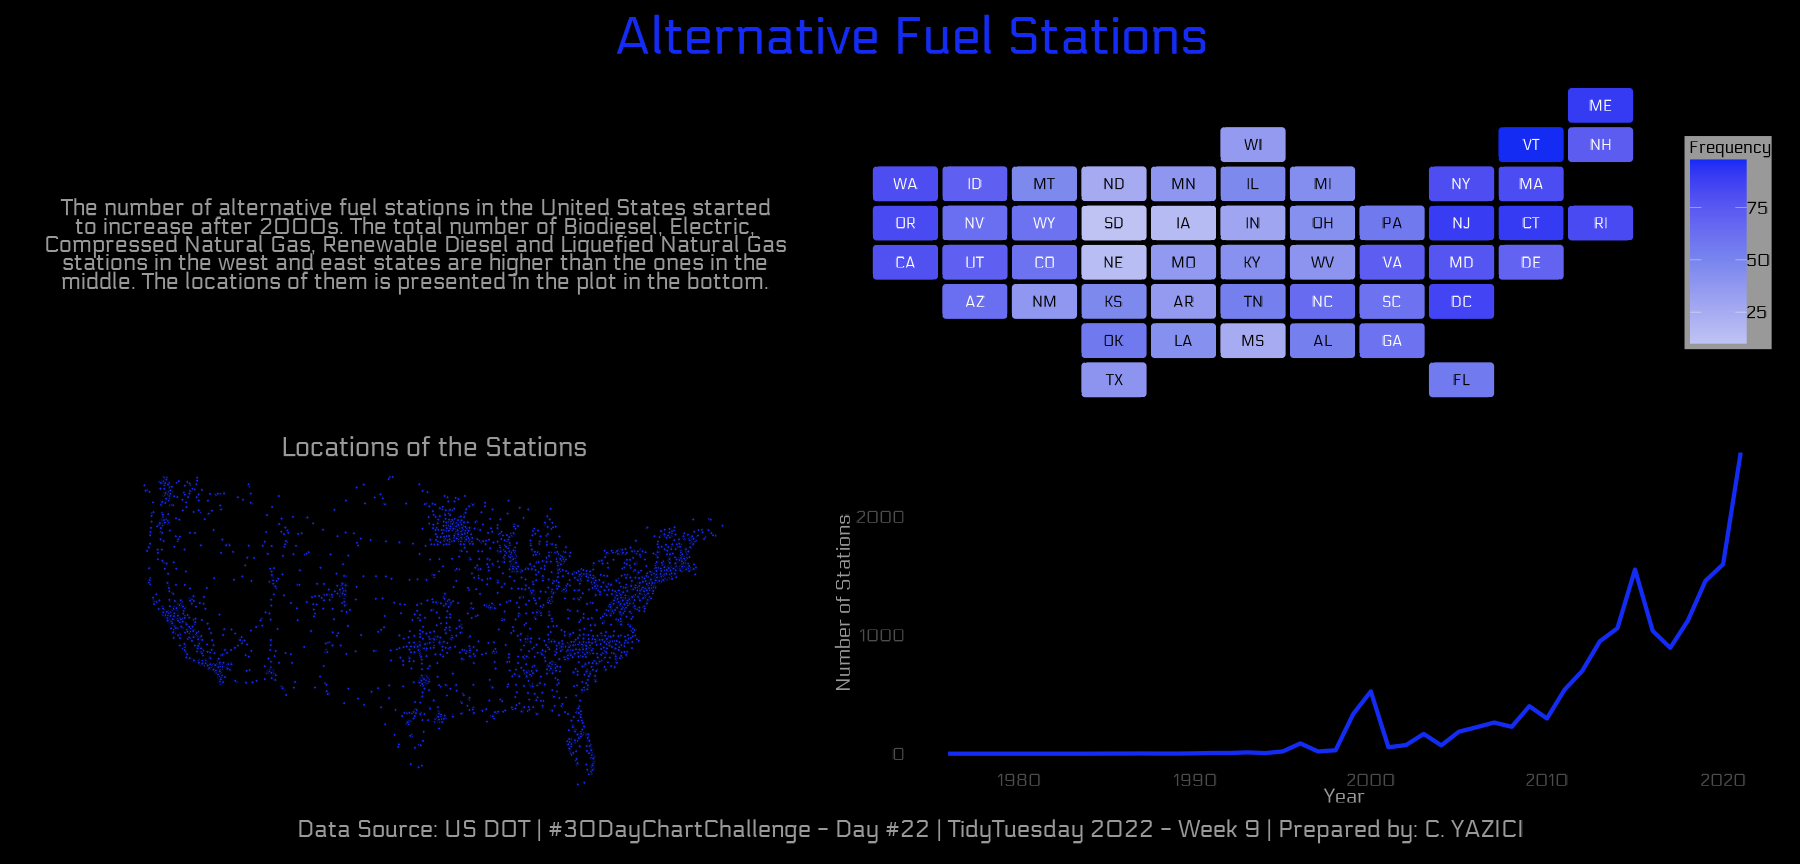

This figure's R source:
library(janitor)
library(statebins)
library(lubridate)
library(scales)
library(showtext)
library(rnaturalearth)
library(rnaturalearthdata)
library(cowplot)

# Font in the Plot

font_add_google('Electrolize', 'electrolize')
showtext_auto()

# Data Import

tuesdata <- tidytuesdayR::tt_load(2022, week = 9)
stations <- tuesdata$stations

# Data Wrangling for the First Plot

stations_data <- stations %>%
  clean_names() %>%
  select(x, y, fuel_type_code, country, status_code, state,
         date_last_confirmed) %>%
  mutate(year = year(date_last_confirmed)) %>%
  filter(country == "US",
         status_code == "E",
         year == 2021,
         y > 20,
         x > -130) %>%
  mutate(new_energy = ifelse(fuel_type_code %in% c("ELEC", "BD", 
                                                   "CNG", "RD", "LNG"),
                             1, 0)) %>%
  group_by(state, new_energy) %>%
  summarise(n = n()) %>%
  mutate(freq = round(n/sum(n) * 100)) %>%
  ungroup() %>%
  filter(new_energy == 1)

# The First Plot


first_plot <- ggplot(stations_data, aes(state = state, fill = freq)) +
  geom_statebins(border_col = "black", lbl_size = 4, family = "electrolize") +
  scale_fill_gradient2(
    low = "#CBD0F4",
    mid = "#7885EE",
    high = "#142BF4",
    midpoint = 50) +
  labs(fill = "Frequency") +
  theme(panel.background = element_rect(fill = "black", color = NA),
        plot.background = element_rect(fill = "black", color = NA),
        panel.grid = element_blank(),
        axis.title = element_blank(),
        axis.ticks = element_blank(),
        axis.text = element_blank(),
        legend.background = element_rect(fill = "grey60"),
        legend.title = element_text(family = "electrolize", size = 13,
                                    hjust = 0),
        legend.text = element_text(family = "electrolize", size = 13),
        legend.key.height = unit(1.3, 'cm'),
        legend.key.width = unit(2, 'cm'),
        plot.margin = margin(0.5, 0.5, 0.5, 1.2, "cm"))

first_plot

# Data Wrangling for the Second Plot

stations2_data <- stations %>%
  clean_names() %>%
  select(x, y, fuel_type_code, country, status_code, state,
         date_last_confirmed) %>%
  mutate(year = year(date_last_confirmed)) %>%
  filter(country == "US",
         status_code == "E",
         year == 2021,
         fuel_type_code %in% c("ELEC", "BD", 
                               "CNG", "RD", "LNG"),
         y > 20,
         x > -130)

us <- ne_countries(scale = "medium", returnclass = "sf") %>%
  filter(geounit == "US")

# The Second Plot

second_plot <- ggplot(data = us) +
  geom_sf() +
  geom_point(data = stations2_data, aes(x = x, y = y),  
             size = 1, shape = 23, fill = "#142BF4") +
  labs(title = "Locations of the Stations") +
  theme(panel.background = element_rect(fill = "black", color = NA),
        plot.background = element_rect(fill = "black", color = NA),
        panel.grid = element_blank(),
        axis.ticks = element_blank(),
        axis.title = element_blank(),
        axis.text = element_blank(),
        plot.title = element_text(family = "electrolize", color = "grey60",
                                  hjus = 0.5, size = 20))

# Data Wrangling for the Third Plot

stations_data3 <- stations %>%
  clean_names() %>%
  select(x, y, fuel_type_code, country, status_code, state,
         open_date, date_last_confirmed) %>%
  mutate(year = year(date_last_confirmed),
         opened = as_date(open_date),
         opened_year = year(open_date)) %>%
  filter(country == "US",
         status_code == "E",
         year == 2021,
         y > 20,
         x > -130) %>%
  group_by(opened_year) %>%
  summarise(n = n()) %>%
  ungroup()

# The Third Plot

third_plot <- ggplot(stations_data3) +
  geom_line(aes(x = opened_year, y = n), color = "#142BF4", linewidth = 2) +
  labs(x = "Year",
       y = "Number of Stations") +
  theme(panel.background = element_rect(fill = "black", color = NA),
        plot.background = element_rect(fill = "black", color = NA),
        panel.grid = element_blank(),
        axis.ticks = element_blank(),
        axis.text = element_text(family = "electrolize", size = 13),
        axis.title = element_text(family = "electrolize", 
                                  color = "grey60", size = 15))


# The Final Plot

plots <- align_plots(second_plot, third_plot, first_plot,
                     align = 'r', axis = 'r')

title1 <- ggdraw() + 
  draw_label(
    "Alternative Fuel Stations",
    fontface = 'bold',
    fontfamily = "electrolize",
    hjust = 0.5,
    x = 0.5,
    size = 40,
    color = "#142BF4"
  )  

subtitle_text <- str_wrap("The number of alternative fuel stations in the United States started to increase after
    2000s. The total number of Biodiesel, Electric, Compressed Natural Gas, 
    Renewable Diesel and Liquefied Natural Gas stations in the west and east states
    are higher than the ones in the middle. The locations of them is presented
    in the plot in the bottom. ", 70)

title2 <- ggdraw() + 
  draw_label(
    subtitle_text,  
    fontface = 'bold',
    fontfamily = "electrolize",
    hjust = 0.5,
    x = 0.5,
    y = 0.5, 
    size = 17,
    color = "grey60"
  ) 
caption <- ggdraw() + 
  draw_label(
    "Data Source: US DOT | #30DayChartChallenge - Day #22 | TidyTuesday 2022 - Week 9 | Prepared by: C. YAZICI", 
    fontface = 'bold',
    fontfamily = "electrolize",
    hjust = 0.5,
    x = 0.5,
    y = 0.5, 
    size = 18,
    color = "grey60"
  ) 
top_row <-  plot_grid(
  title2, plots[[3]], 
  labels = "",
  rel_widths = c(1.0, 1.3), 
  nrow = 1
)

bottom_row <- plot_grid(
  plots[[1]], plots[[2]],
  labels = "",
  rel_widths = c(1.0, 1.2), 
  nrow = 1
)

final_plot <- plot_grid(title1, top_row, bottom_row, caption, 
                        labels = "", ncol = 1,
                        rel_heights = c(0.1, 0.9, 0.9, 0.1),
                        align = "hv") +
  theme(plot.background = element_rect(fill = "black", colour = NA),
        plot.margin = margin(0.5, 0.5, 0.5, 1.2, "cm"))

final_plot

# Save the Plot

ggsave("Day22.png", final_plot, width = 25, height = 12, dpi = 72)






